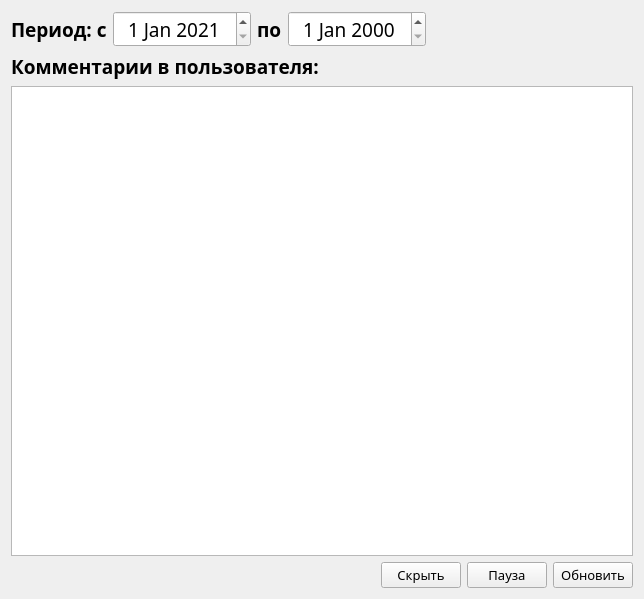
<?xml version="1.0" encoding="UTF-8"?>
<ui version="4.0">
 <class>Form</class>
 <widget class="QWidget" name="Form">
  <property name="geometry">
   <rect>
    <x>0</x>
    <y>0</y>
    <width>644</width>
    <height>599</height>
   </rect>
  </property>
  <property name="minimumSize">
   <size>
    <width>644</width>
    <height>599</height>
   </size>
  </property>
  <property name="windowTitle">
   <string>Form</string>
  </property>
  <layout class="QGridLayout" name="gridLayout">
   <item row="1" column="0">
    <layout class="QHBoxLayout" name="horizontalLayout_2">
     <item>
      <widget class="QLabel" name="subscrTitle">
       <property name="sizePolicy">
        <sizepolicy hsizetype="Fixed" vsizetype="Fixed">
         <horstretch>0</horstretch>
         <verstretch>0</verstretch>
        </sizepolicy>
       </property>
       <property name="font">
        <font>
         <family>Century Gothic</family>
         <pointsize>14</pointsize>
         <weight>75</weight>
         <bold>true</bold>
        </font>
       </property>
       <property name="text">
        <string>Комментарии в пользователя:</string>
       </property>
      </widget>
     </item>
     <item>
      <widget class="QLabel" name="error_msg">
       <property name="sizePolicy">
        <sizepolicy hsizetype="Minimum" vsizetype="Fixed">
         <horstretch>0</horstretch>
         <verstretch>0</verstretch>
        </sizepolicy>
       </property>
       <property name="font">
        <font>
         <family>Century Gothic</family>
         <pointsize>14</pointsize>
        </font>
       </property>
       <property name="text">
        <string/>
       </property>
      </widget>
     </item>
    </layout>
   </item>
   <item row="0" column="0">
    <layout class="QHBoxLayout" name="horizontalLayout_3">
     <property name="spacing">
      <number>6</number>
     </property>
     <item>
      <widget class="QLabel" name="label">
       <property name="sizePolicy">
        <sizepolicy hsizetype="Fixed" vsizetype="Preferred">
         <horstretch>0</horstretch>
         <verstretch>0</verstretch>
        </sizepolicy>
       </property>
       <property name="font">
        <font>
         <family>Century Gothic</family>
         <pointsize>14</pointsize>
         <weight>75</weight>
         <bold>true</bold>
        </font>
       </property>
       <property name="text">
        <string>Период: с</string>
       </property>
      </widget>
     </item>
     <item>
      <widget class="QDateEdit" name="old_date">
       <property name="sizePolicy">
        <sizepolicy hsizetype="Preferred" vsizetype="Fixed">
         <horstretch>0</horstretch>
         <verstretch>0</verstretch>
        </sizepolicy>
       </property>
       <property name="font">
        <font>
         <family>Bahnschrift SemiBold</family>
         <pointsize>14</pointsize>
        </font>
       </property>
       <property name="alignment">
        <set>Qt::AlignCenter</set>
       </property>
       <property name="minimumDate">
        <date>
         <year>2021</year>
         <month>1</month>
         <day>1</day>
        </date>
       </property>
       <property name="calendarPopup">
        <bool>false</bool>
       </property>
      </widget>
     </item>
     <item>
      <widget class="QLabel" name="label_2">
       <property name="sizePolicy">
        <sizepolicy hsizetype="Fixed" vsizetype="Preferred">
         <horstretch>0</horstretch>
         <verstretch>0</verstretch>
        </sizepolicy>
       </property>
       <property name="font">
        <font>
         <family>Century Gothic</family>
         <pointsize>14</pointsize>
         <weight>75</weight>
         <bold>true</bold>
        </font>
       </property>
       <property name="text">
        <string>по</string>
       </property>
      </widget>
     </item>
     <item>
      <widget class="QDateEdit" name="cur_date">
       <property name="sizePolicy">
        <sizepolicy hsizetype="Preferred" vsizetype="Fixed">
         <horstretch>0</horstretch>
         <verstretch>0</verstretch>
        </sizepolicy>
       </property>
       <property name="font">
        <font>
         <family>Bahnschrift SemiBold</family>
         <pointsize>14</pointsize>
        </font>
       </property>
       <property name="alignment">
        <set>Qt::AlignCenter</set>
       </property>
      </widget>
     </item>
     <item>
      <spacer name="horizontalSpacer_2">
       <property name="orientation">
        <enum>Qt::Horizontal</enum>
       </property>
       <property name="sizeHint" stdset="0">
        <size>
         <width>40</width>
         <height>20</height>
        </size>
       </property>
      </spacer>
     </item>
    </layout>
   </item>
   <item row="3" column="0">
    <layout class="QHBoxLayout" name="horizontalLayout">
     <item>
      <spacer name="horizontalSpacer">
       <property name="orientation">
        <enum>Qt::Horizontal</enum>
       </property>
       <property name="sizeHint" stdset="0">
        <size>
         <width>40</width>
         <height>20</height>
        </size>
       </property>
      </spacer>
     </item>
     <item>
      <widget class="QPushButton" name="back_btn">
       <property name="sizePolicy">
        <sizepolicy hsizetype="Fixed" vsizetype="Fixed">
         <horstretch>0</horstretch>
         <verstretch>0</verstretch>
        </sizepolicy>
       </property>
       <property name="font">
        <font>
         <family>Century Gothic</family>
         <pointsize>10</pointsize>
         <weight>50</weight>
         <bold>false</bold>
        </font>
       </property>
       <property name="text">
        <string>Скрыть</string>
       </property>
       <property name="shortcut">
        <string>Esc</string>
       </property>
      </widget>
     </item>
     <item>
      <widget class="QPushButton" name="pause_btn">
       <property name="sizePolicy">
        <sizepolicy hsizetype="Fixed" vsizetype="Fixed">
         <horstretch>0</horstretch>
         <verstretch>0</verstretch>
        </sizepolicy>
       </property>
       <property name="font">
        <font>
         <family>Century Gothic</family>
         <pointsize>10</pointsize>
         <weight>50</weight>
         <bold>false</bold>
        </font>
       </property>
       <property name="text">
        <string>Пауза</string>
       </property>
      </widget>
     </item>
     <item>
      <widget class="QPushButton" name="update_info">
       <property name="sizePolicy">
        <sizepolicy hsizetype="Fixed" vsizetype="Fixed">
         <horstretch>0</horstretch>
         <verstretch>0</verstretch>
        </sizepolicy>
       </property>
       <property name="font">
        <font>
         <family>Century Gothic</family>
         <pointsize>10</pointsize>
         <weight>50</weight>
         <bold>false</bold>
        </font>
       </property>
       <property name="text">
        <string>Обновить</string>
       </property>
       <property name="shortcut">
        <string>Return</string>
       </property>
      </widget>
     </item>
    </layout>
   </item>
   <item row="2" column="0">
    <widget class="QTextEdit" name="comm_info">
     <property name="font">
      <font>
       <family>Century Gothic</family>
       <pointsize>13</pointsize>
      </font>
     </property>
     <property name="readOnly">
      <bool>true</bool>
     </property>
    </widget>
   </item>
  </layout>
 </widget>
 <resources/>
 <connections/>
</ui>
